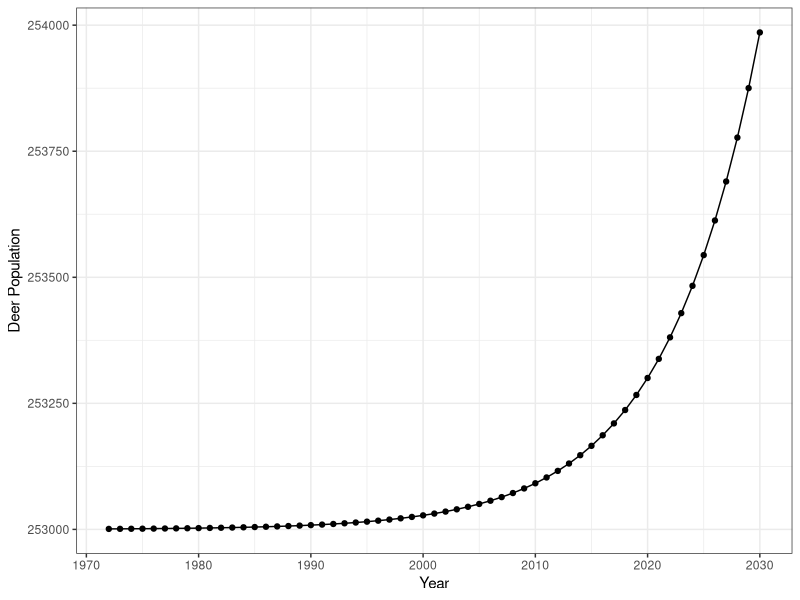
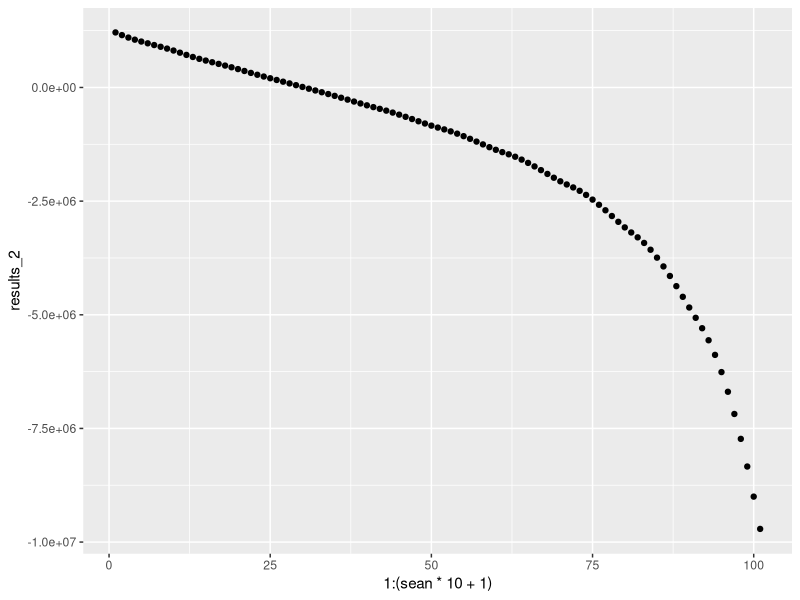
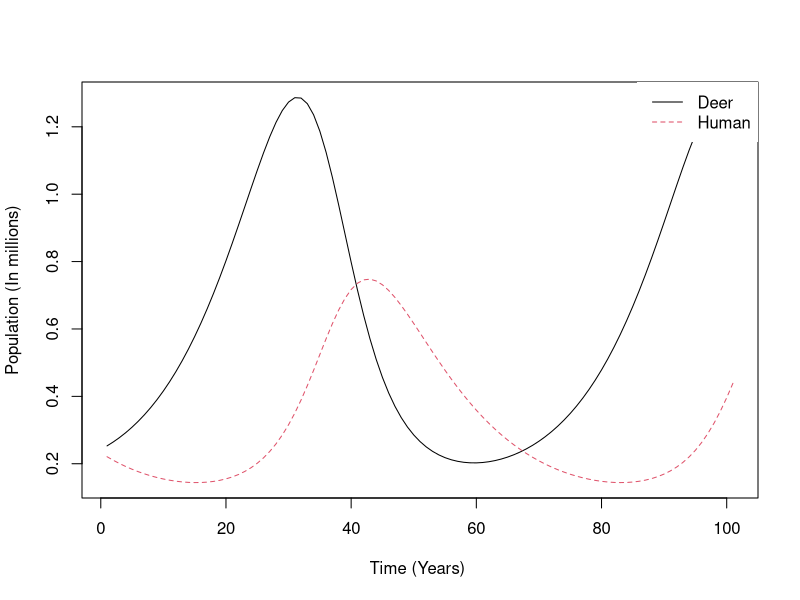

These charts were generated, in order, by the following R code: (Note: this script raises an error after producing the figures.)
# Final Models for Paper

library(tidyverse)
library(deSolve)



# Euler's Method Function -------------------------------------------------

euler <- function(dy.dt=function(t,y){}, h, y0, start=0, end=1) {
  nsteps <- (end-start)/h
  ys <- numeric(nsteps+1)
  ys[1] <- y0
  for (i in 1:nsteps) {
    t <- start + (i-1)*h
    ys[i+1] <- ys[i] + h*dy.dt(t,ys[i])
  }
  ys
}

# Model 1- Natural Pop Growth ---------------------------------------------

#Start with the natural dynamics. The law of exponential evolution or Malthus law. 
#We use r = .118849 based on file 'EDA.R' growth rate from first two data points (before carrying capacity is reached)

#dy/dt = ry(t)

r <- .118849

model1 <- function(r, t) {
  exp(r*(t-1972)) + 253000
}

t <- c(1972:2030)

results <- model1(r, t)
results <- data.frame(results)
results <- results %>%
  mutate(year = c(1972:2030))

results %>%
  ggplot(mapping = aes(x = year, y = results)) +
  geom_point()+
  geom_line() +
  xlab("Year") +
  ylab("Deer Population") +
  theme_bw()




# Model 2- Natural Growth and Constant Harvest by Time --------------------
#Model 2
#dy/dt = r y(t) + b(t) y(t) 


model2 <- function(y0, t, r, B) {
  (y0 - (B/r)) * exp(r*(t- 1992)) + (B/r)
}


model2(1211000, 2000, .33, 390703.5)




# Model 3- Carrying Capacity,  Harvest,  Pop Growth -----------------------
sean = 10 
b = 390700
deerpop = 1211000 ##253000 
## b is the estimated harvest per year
## results 2 is the carrying capacity model plus estimated harvest per year it is a little low 
## Adjusted carrying capacity as it was being affected by the constant harvest 
results_2<-euler(dy.dt=function(t,y){(r*y) - 0.18*(exp((-2*(sin(t*pi))^2)))*y -  ((r/(1100000+(b/1.4)))*y^2)-(b)}, .1,deerpop , 0, sean)


## adjusted the carrying capacity value in the function by adding back in a factor of the estimated harvest value per year



results_2 <- data.frame(results_2)

ggplot(results_2, mapping = aes(x = 1:(sean*10 +1), y = results_2)) +
  geom_point()






# Lotka-Volterra Model ----------------------------------------------------
#An experimental model treating humans as a "predator" of deer
# Main Code from https://www.r-bloggers.com/2010/03/lotka-volterra-model%C2%A0%C2%A0intro/. 
# Then converted into a function


PreyPred <- function(x_prey, y_pred, a, b, g, d){
  
  Pars <- c(a, b, g, d)
  State <- c(x = x_prey, y = y_pred)
  
  
  LotVmod <- function (Time, State, Pars) {
    with(as.list(c(State, Pars)), {
      dx = x*(a - b*y)
      dy = -y*(g - d*x)
      return(list(c(dx, dy)))
    })
  }
  
  Time <- seq(0, 100, by = 1)
  out <- as.data.frame(ode(func = LotVmod, y = State, parms = Pars, times = Time))
  
  matplot(out[,-1], type = "l", xlab = "Time (Years) ", ylab = "Population (In millions)")
  legend("topright", c("Deer", "Human"), lty = c(1,2), col = c(1,2), box.lwd = 0)
  
}

PreyPred(0.253, 0.2209, 0.11, 0.3, 0.088, 0.15)






# EDA- Basic Graphs of the Data -------------------------------------------

deer %>%
  ggplot(aes(x = Year)) +
  geom_point(mapping = aes(y = Deer_Population)) +
  geom_line(aes(y = Deer_Population)) +
  geom_point(aes(y = Deer_Harvest), color = "red") +
  geom_line(aes(y = Deer_Harvest), color = "red") +
  geom_point(aes(y= Total_Deer_Hunters), color = "blue") +
  geom_line(aes(y = Total_Deer_Hunters), color = "blue") +
  xlab("Year") +
  ylab("Deer Population")+
  theme_bw()
